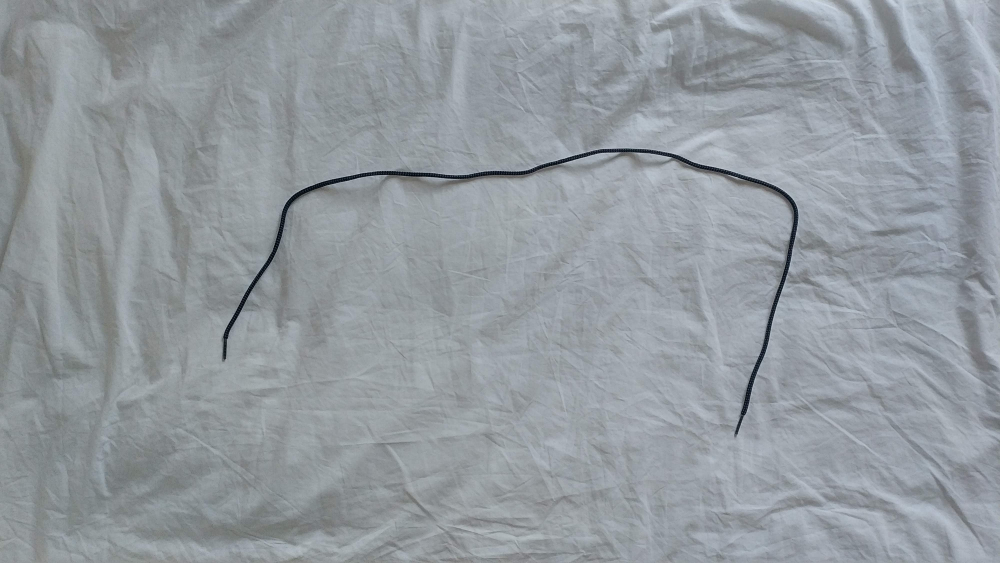
//> input picture Software/test/objectDetection/images/input/TestImage2.jpg, 4000 x 2250 px (shown at 1/4 size)
$ ./ropeDetection images/input/TestImage2.jpg   (built with g++ and OpenCV 4)
//> lines starting //> are read from the running program, lines starting //| are printed output that depends on the picture; after the words box and inside, x2 and y2 are one past the last pixel; in counts of white or black regions, pixels touching at a corner belong together
### Software/test/objectDetection/include/detection.hpp
#ifndef DETECTION
#define DETECTION
#include <opencv2/imgproc.hpp>
#include <opencv2/highgui.hpp>
#include <opencv2/highgui/highgui.hpp>
#include <opencv2/imgcodecs.hpp>
#include <opencv2/core/core.hpp>
#include "opencv2/opencv.hpp"
// #include "opencv2/cudaarithm.hpp"
#include <math.h>
#include <iostream>
#include <stdio.h>


using namespace cv;
using namespace std;
// Perception structures

typedef struct rope_point_s{
   Vec2i point_coordinates;
   bool point_accessible;
}rope_point_t;

typedef struct rope_endpoints_s{
  rope_point_t rope_end1;
  rope_point_t rope_end2;
}rope_endpoints_t;

typedef struct rope_middlepoints_s{
  vector<rope_point_t> points;
  int nb_points;
}rope_middlepoints_t;

typedef struct gradient_segment_s{
  double gradient;
}gradient_segment_t;

typedef struct rope_segment_t{
  bool accessible;
  int z_level;
  rope_point_t begin_point;
  rope_point_t end_point;
  gradient_segment_t gradient;
}rope_segment_t;

typedef struct rope_segments_s{
  vector<rope_segment_t> segments;
  int nb_segments;
}rope_segments_t;

typedef struct perception_rope_s{
  rope_endpoints_t rope_endpoints;
  rope_middlepoints_t rope_middlepoints;
  rope_segments_t rope_segments;
}perception_rope_t;


typedef struct actuator_point_s{
   Vec2i point_coordinates;
   bool point_visible;
}actuator_point_t;

typedef struct robot_actuator_s{
  actuator_point_t base;
  actuator_point_t slider1;
  actuator_point_t slider2;
}robot_actuator_t;

typedef struct perception_actuators_s{
  robot_actuator_t actuator_1;
  robot_actuator_t actuator_2;
  bool actuators_visible;
}perception_actuators_t;

// Perception Activity

#endif

### Software/test/objectDetection/ropeDetection.cpp
#include <detection.hpp>

int imageErrorHandle(Mat image, char**argv)
{
  if (image.empty())
  {
    std::cout << "Could not open or find the image!\n" << std::endl;
    std::cout << "Usage: " << argv[0] << " <Input image>" << std::endl;
    return EXIT_FAILURE;
  }
}

double calculateMinMaxValues(Mat image,char * title)
{
  double minVal, maxVal;
  minMaxLoc(image, &minVal, &maxVal);
  cout << "-----------------------------------------" << endl;
  cout << "MAX " << title << ": " << maxVal << endl;
  cout << "MIN " << title << ": " << minVal << endl;
  cout << "-----------------------------------------" << endl;
  return minVal,maxVal;
}


int main(int argc, char **argv)
{
  /*
  - TODO: make this function adaptable so that the size of the image is reduced:
  with the purpose of having lower computational cost, with the accuracy of the image still good enough
  for processing
  - TODO:
  */


  //===================================
  // INITIALIZATION
  //===================================
  Mat original;
  CommandLineParser parser(argc, argv, "{@input | ../images/input/redRope4.jpg | input image}");
  original = imread(samples::findFile(parser.get<String>("@input")), IMREAD_COLOR);
//> original is the input picture: 2250 rows x 4000 cols, CV_8UC3; mean B, G, R 159.3, 153.8, 147.3
  imageErrorHandle(original,argv);


  //===================================
  // PYRAMID RESIZING
  //===================================
  int devider = 2;
  // resize(original, original, Size((int)original.size().width/devider, (int)original.size().height/devider), 1);
  pyrDown( original, original, Size( original.cols/devider, original.rows/devider ));
//> original: 1125 rows x 2000 cols, CV_8UC3
  pyrDown( original, original, Size( original.cols/devider, original.rows/devider ));
//> original: 562 rows x 1000 cols, CV_8UC3
  imshow("Resized Picture", original);


  //===================================
  // CHANNEL SPLITTING
  //===================================
  Mat channels[3];
  split(original, channels);

  channels[0].convertTo(channels[0],CV_32F);
//> channels[0]: 562 rows x 1000 cols, CV_32FC1
  channels[1].convertTo(channels[1],CV_32F);
//> channels[1]: 562 rows x 1000 cols, CV_32FC1
  channels[2].convertTo(channels[2],CV_32F);
//> channels[2]: 562 rows x 1000 cols, CV_32FC1

  //===================================
  // EXTRACT RED COLOR - REMOVE OTHERS
  //===================================
  // The image is now a 2x2x1 matrix with values between -2*255/3 and 255/3
  Mat extractedRedImage = Mat((channels[2] - channels[0] - channels[1])/3.0);
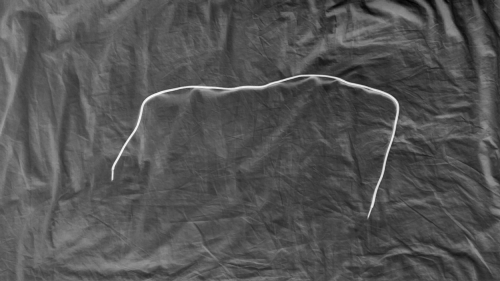
//> extractedRedImage: 562 rows x 1000 cols, CV_32FC1 (shown at 1/2 size); min -78, max -9, mean -55.28; drawn with min black and max white

  // Shifting the values back to a -255 and 255 band gives:
  double a, b;
  b = 255.0/3.0;
  a = 2.0;
  extractedRedImage.convertTo(extractedRedImage,CV_32F,a,b);

  // Test if the values are indeed between -255 and 255
  calculateMinMaxValues(extractedRedImage,"Extracted Red Image");
//> in calculateMinMaxValues, `minMaxLoc(image, &minVal, &maxVal);`: minVal = -71; maxVal = 67
//| MAX Extracted Red Image: 67
//| MIN Extracted Red Image: -71


  //===================================
  // KERNEL DEFINITIONS
  //===================================
  // In this definition, we start from a realy easy kernel that is build up from ones and minus ones. Of cours this kernel can be improved, this is dicussed later in this document.
  // The kernel will look like this:
  // Vertical piece of rope detection: [-1 .. -1 | 1 ... 1 | -1 .. -1] with the ones the size of the rope. In this case we take 10 pixels. The reasoning for this width is given in the markdown document.
  // Horizontal piece of rope detection: transpose(vertical)
  // For the combination of both observations, we use 2 different reasonings:

  // 1) Combine both kernels to one kernel that looks something lik:
  // [ 0 | -1 |  0]
  // [-1 |  2 | -1]
  // [ 0 | -1 |  0]
  // Although this now doesn't look like we are looking for a streight piece of rope but just a square of the size of the rope, this method puts out some oke results

  // 2) The second method serves as a possible answer to the intuition problem with the first option. We now split the the detection of vertical and horizontal pieces of the rope in two and combine both results afterwards. A problem with this is that the corners (nor completely vertical or horizontal) will nog be as good detected as with the other option.

  // Input
  /*
  @var kernelSizeV: This is the amount of rows and is again based on the fact that we want to detect pieces of  around 10 px long (not wide).
  */
  vector<float> row = {-1, -1, -1, -1, -1, 1, 1, 1, 1, 1, 1, 1, 1, 1, 1, -1, -1, -1, -1, -1};
  int kernelSizeH = row.size();
  int kernelSizeV = kernelSizeH/2;

  // Kernels initiation
  Mat kernelVerticalPieceRope = Mat::zeros(kernelSizeH,kernelSizeH,CV_32F);
  Mat kernelHorizontalPieceRope = Mat::zeros(kernelSizeH,kernelSizeH,CV_32F);

  // Fill kernels with values
  int differenceSize = abs(kernelSizeV - kernelSizeH)/2;
   for(int i = 0; i<kernelSizeH;++i){
    if(i>=differenceSize && i<differenceSize+kernelSizeV){
      kernelVerticalPieceRope.row(i) = (Mat(row).t()) + 0.0;
    }
  }
  kernelHorizontalPieceRope = kernelVerticalPieceRope.t();

  // Make kernels homogeneous
  kernelHorizontalPieceRope = (kernelHorizontalPieceRope)/(sum(abs(kernelHorizontalPieceRope))[0]);
  kernelVerticalPieceRope = (kernelVerticalPieceRope)/(sum(abs(kernelVerticalPieceRope))[0]);

  //===================================
  // METHOD 1
  //===================================
  Mat kernelCombined = kernelHorizontalPieceRope + kernelVerticalPieceRope;
  Mat convolutedImageCombinedPieceRope;
  filter2D(extractedRedImage, convolutedImageCombinedPieceRope, -1, kernelCombined, Point(-1, -1), 0, BORDER_ISOLATED);

  // Rescale the image value to [0 , 1]
  a = 1.0/(2.0*255.0);
  b = 1.0/2.0;
  convolutedImageCombinedPieceRope.convertTo(convolutedImageCombinedPieceRope,CV_32F,a,b);
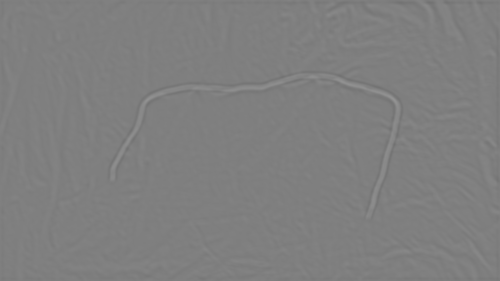
//> convolutedImageCombinedPieceRope: 562 rows x 1000 cols, CV_32FC1 (shown at 1/2 size); min 0.447, max 0.579, mean 0.5

  // Check image values
  double minValCombined, maxValCombined;
  minValCombined, maxValCombined = calculateMinMaxValues(convolutedImageCombinedPieceRope,"rescaled to 0-1 after convolution image Combined");
//| MAX rescaled to 0-1 after convolution image Combined: 0.578902
//| MIN rescaled to 0-1 after convolution image Combined: 0.446614
//> maxValCombined = 0.579

  // Binary
  Mat binaryCombinedPieceRope;
  threshold(convolutedImageCombinedPieceRope,binaryCombinedPieceRope,(maxValCombined-minValCombined)*0.91 + minValCombined , 1, THRESH_BINARY);
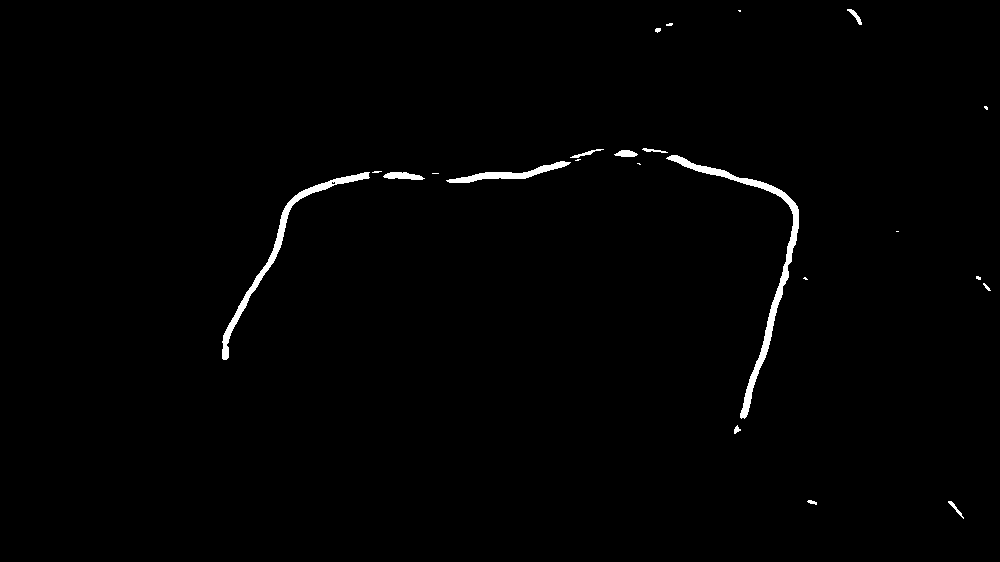
//> binaryCombinedPieceRope: 562 rows x 1000 cols, CV_32FC1; values 0 (black) and 1 (white), 0.98% white; 23 white regions (10 under 20 px), largest, box (x1, y1, x2, y2) and area: (666, 155, 799, 419) 2304, (222, 172, 370, 360) 1596, (446, 161, 571, 183) 751

  // Check binaries
  calculateMinMaxValues(binaryCombinedPieceRope,"Binary vertical should be 0 or 1");
//| MAX Binary vertical should be 0 or 1: 1
//| MIN Binary vertical should be 0 or 1: 0
  imshow("Binary Image Combined",binaryCombinedPieceRope);


  //===================================
  // METHOD 2
  //===================================
  Mat convolutedImageHorizontalPieceRope, convolutedImageVerticalPieceRope;
  filter2D(extractedRedImage, convolutedImageHorizontalPieceRope, -1, kernelHorizontalPieceRope, Point(-1, -1), 0, BORDER_ISOLATED);
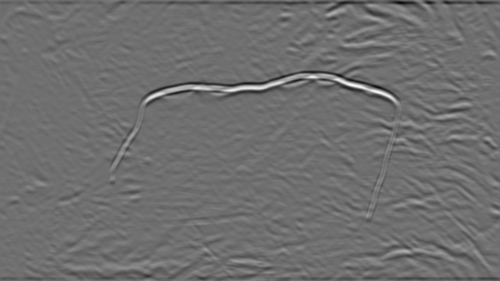
//> convolutedImageHorizontalPieceRope: 562 rows x 1000 cols, CV_32FC1 (shown at 1/2 size); min -23.96, max 30.76, mean -0.1; drawn with min black and max white
  filter2D(extractedRedImage, convolutedImageVerticalPieceRope, -1, kernelVerticalPieceRope, Point(-1, -1), 0, BORDER_ISOLATED);
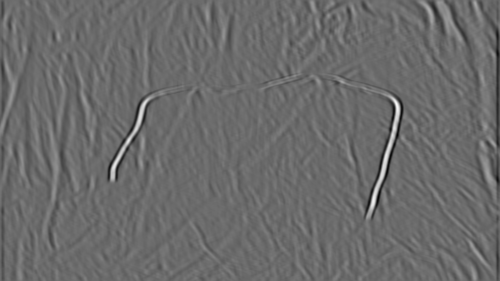
//> convolutedImageVerticalPieceRope: 562 rows x 1000 cols, CV_32FC1 (shown at 1/2 size); min -19.16, max 26.37, mean -0.1; drawn with min black and max white

  // Check the outcome
  calculateMinMaxValues(convolutedImageVerticalPieceRope,"convoluted image vertical");
//| MAX convoluted image vertical: 26.37
//| MIN convoluted image vertical: -19.1567

  // Rescale the image value to [0 , 1]
  a = 1.0/(2.0*255.0);
  b = 1.0/2.0;
  convolutedImageVerticalPieceRope.convertTo(convolutedImageVerticalPieceRope,CV_32F,a,b);
  convolutedImageHorizontalPieceRope.convertTo(convolutedImageHorizontalPieceRope,CV_32F,a,b);

  // Check min max values
  double minValHorizontal,maxValHorizontal,minValVertical,maxValVertical;
  minValVertical, maxValVertical = calculateMinMaxValues(convolutedImageVerticalPieceRope,"rescaled to 0-1 after convolution image verctical");
//| MAX rescaled to 0-1 after convolution image verctical: 0.551706
//| MIN rescaled to 0-1 after convolution image verctical: 0.462438
//> maxValVertical = 0.552
  minValHorizontal, maxValHorizontal = calculateMinMaxValues(convolutedImageHorizontalPieceRope,"rescaled to 0-1 after convolution image horizontal");
//| MAX rescaled to 0-1 after convolution image horizontal: 0.56032
//| MIN rescaled to 0-1 after convolution image horizontal: 0.453026
//> maxValHorizontal = 0.56
  // imshow("Convoluted Image Vertical",convolutedImageVerticalPieceRope);


  // Binary
  Mat binaryHorizontalPieceRope, binaryVerticalPieceRope;
  threshold(convolutedImageVerticalPieceRope,binaryVerticalPieceRope,(maxValVertical-minValVertical)*0.91 + minValVertical , 1, THRESH_BINARY);
//> binaryVerticalPieceRope: 562 rows x 1000 cols, CV_32FC1; values 0 (black) and 1 (white), 20.4% white; 877 white regions (314 under 20 px), largest, box (x1, y1, x2, y2) and area: (911, 0, 993, 299) 5360, (643, 146, 801, 495) 3698, (83, 220, 119, 507) 2930
  threshold(convolutedImageHorizontalPieceRope,binaryHorizontalPieceRope,(maxValHorizontal-minValHorizontal)*0.91 + minValHorizontal , 1, THRESH_BINARY);
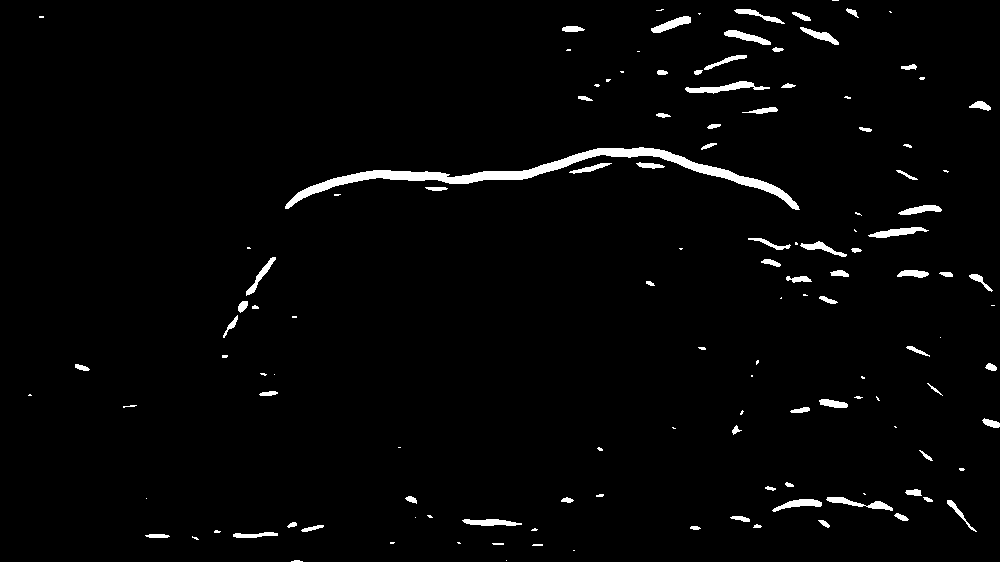
//> binaryHorizontalPieceRope: 562 rows x 1000 cols, CV_32FC1; values 0 (black) and 1 (white), 2.3% white; 129 white regions (52 under 20 px), largest, box (x1, y1, x2, y2) and area: (285, 147, 800, 210) 4459, (685, 81, 770, 94) 443, (868, 227, 929, 238) 330

  // Check binaries
  calculateMinMaxValues(binaryVerticalPieceRope,"Binary vertical should be 0 or 1");
//| MAX Binary vertical should be 0 or 1: 1
//| MIN Binary vertical should be 0 or 1: 0
  // imshow("Binary Image Vertical",binaryVerticalPieceRope);
  // imshow("Binary Image Horizontal",binaryHorizontalPieceRope);

  // Combine binaries
  Mat binaryImageCombined;
  bitwise_or(binaryVerticalPieceRope, binaryHorizontalPieceRope, binaryImageCombined);
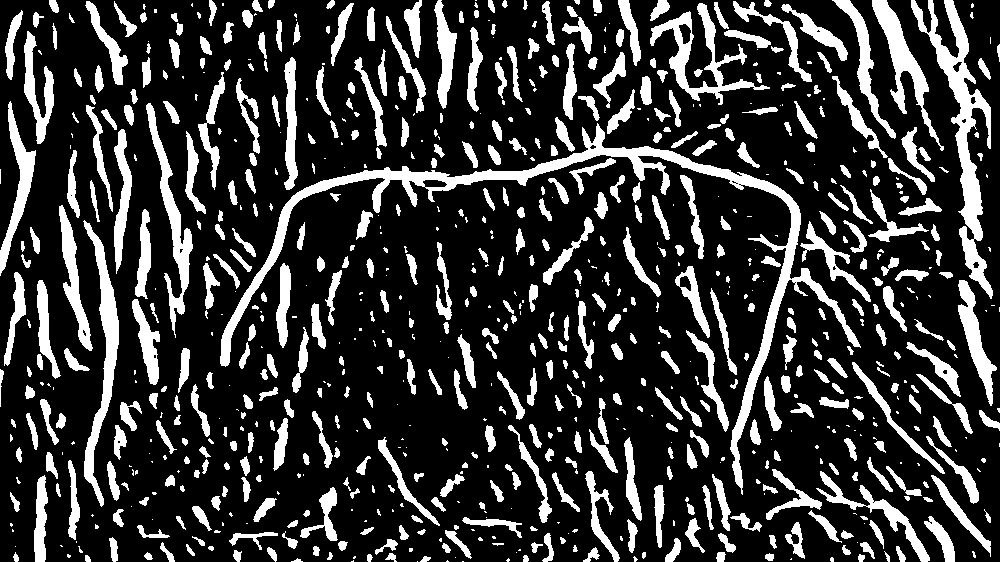
//> binaryImageCombined: 562 rows x 1000 cols, CV_32FC1; values 0 (black) and 1 (white), 21.5% white; 815 white regions (297 under 20 px), largest, box (x1, y1, x2, y2) and area: (220, 123, 861, 495) 11546, (911, 0, 993, 299) 5417, (83, 220, 119, 507) 2930
  // imshow("Binary Image Combined",binaryImageCombined);


  waitKey(0);
}

$ run again, on Software/test/objectDetection/images/input/orangeRope1.jpg
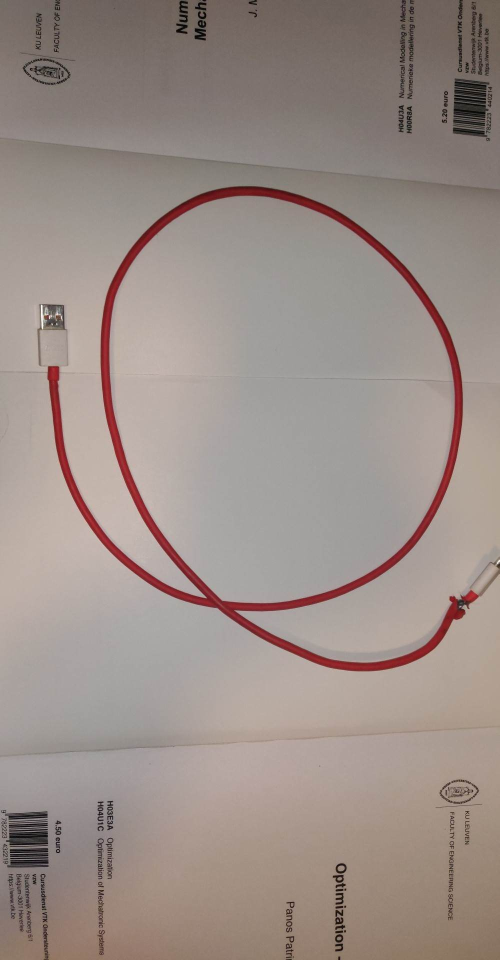
//> input picture Software/test/objectDetection/images/input/orangeRope1.jpg, 999 x 1920 px (shown at 1/2 size)
//> original is the input picture: 1920 rows x 999 cols, CV_8UC3; mean B, G, R 136.2, 142.1, 155.3
//> minVal = -40.33; maxVal = 137.7
//| MAX Extracted Red Image: 137.667
//| MIN Extracted Red Image: -40.3333
//| MAX rescaled to 0-1 after convolution image Combined: 0.637144
//| MIN rescaled to 0-1 after convolution image Combined: 0.383399
//> maxValCombined = 0.637
//> `threshold(convolutedImageCombinedPieceRope,binaryCombinedPieceRope,(ma..`:
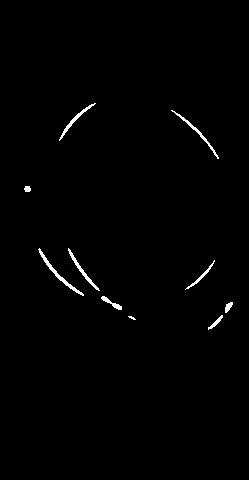
//> binaryCombinedPieceRope: 480 rows x 249 cols, CV_32FC1; values 0 (black) and 1 (white), 0.88% white in thin lines or dots, all inside (x1, y1, x2, y2) = (24, 103, 233, 330)
//| MAX Binary vertical should be 0 or 1: 1
//| MIN Binary vertical should be 0 or 1: 0
//| MAX convoluted image vertical: 39.22
//| MIN convoluted image vertical: -31.12
//| MAX rescaled to 0-1 after convolution image verctical: 0.576902
//| MIN rescaled to 0-1 after convolution image verctical: 0.43898
//> maxValVertical = 0.577
//| MAX rescaled to 0-1 after convolution image horizontal: 0.593124
//| MIN rescaled to 0-1 after convolution image horizontal: 0.411065
//> maxValHorizontal = 0.593
//> binaryVerticalPieceRope: 480 rows x 249 cols, CV_32FC1; values 0 (black) and 1 (white), 3.4% white; 6 white regions, box (x1, y1, x2, y2) and area: (49, 105, 109, 302) 1528, (173, 111, 234, 288) 1299, (24, 182, 80, 294) 865, (211, 295, 239, 328) 223, (114, 304, 130, 317) 70, (27, 156, 30, 165) 24
//> binaryHorizontalPieceRope: 480 rows x 249 cols, CV_32FC1; values 0 (black) and 1 (white), 1.9% white; 8 white regions (1 under 20 px), largest, box (x1, y1, x2, y2) and area: (68, 93, 205, 139) 738, (125, 315, 220, 338) 590, (126, 271, 207, 307) 452
//| MAX Binary vertical should be 0 or 1: 1
//| MIN Binary vertical should be 0 or 1: 0
//> `bitwise_or(binaryVerticalPieceRope, binaryHorizontalPieceRope, binaryI..`:
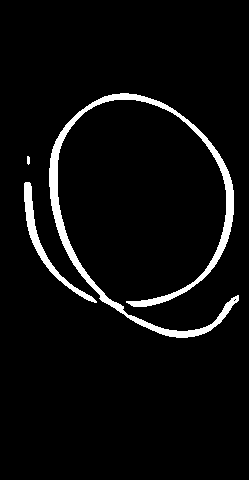
//> binaryImageCombined: 480 rows x 249 cols, CV_32FC1; values 0 (black) and 1 (white), 4.7% white; 3 white regions, box (x1, y1, x2, y2) and area: (49, 93, 239, 338) 4650, (24, 182, 97, 303) 970, (27, 156, 30, 165) 24
